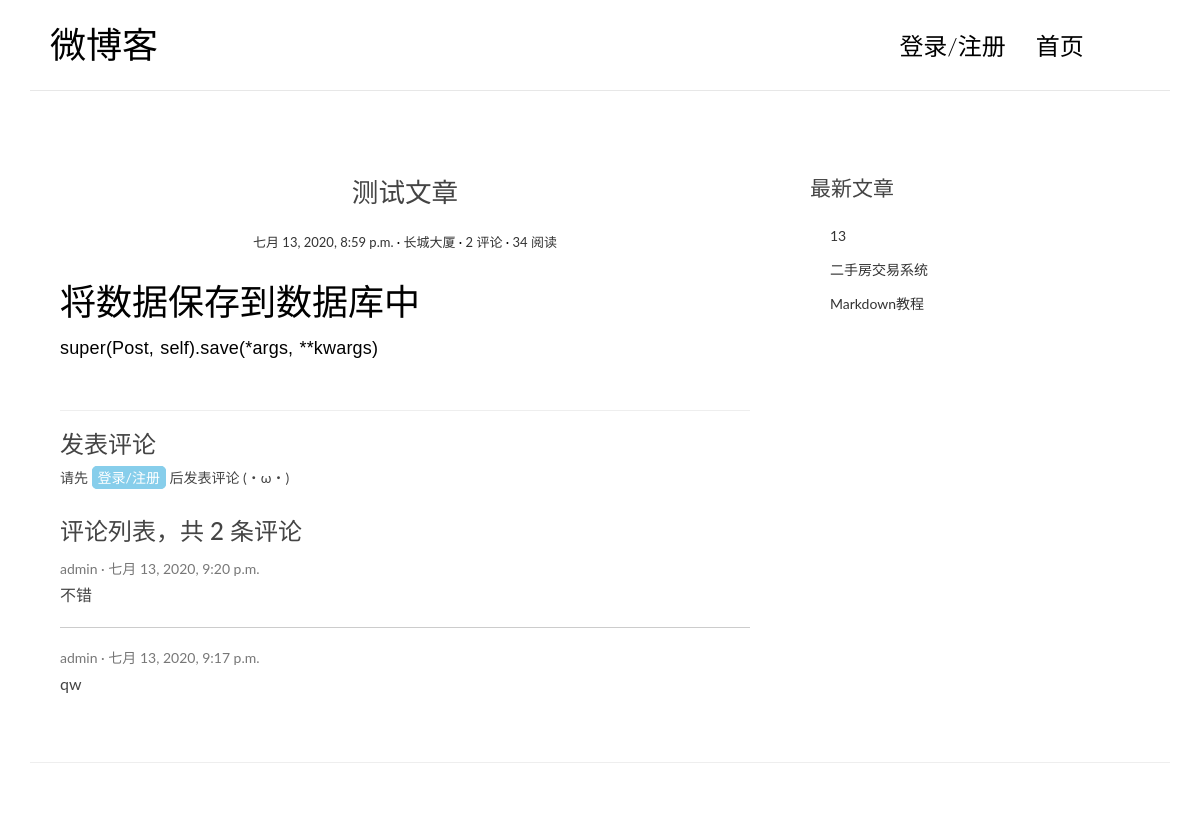
Before: /single/2/ with the older database file.
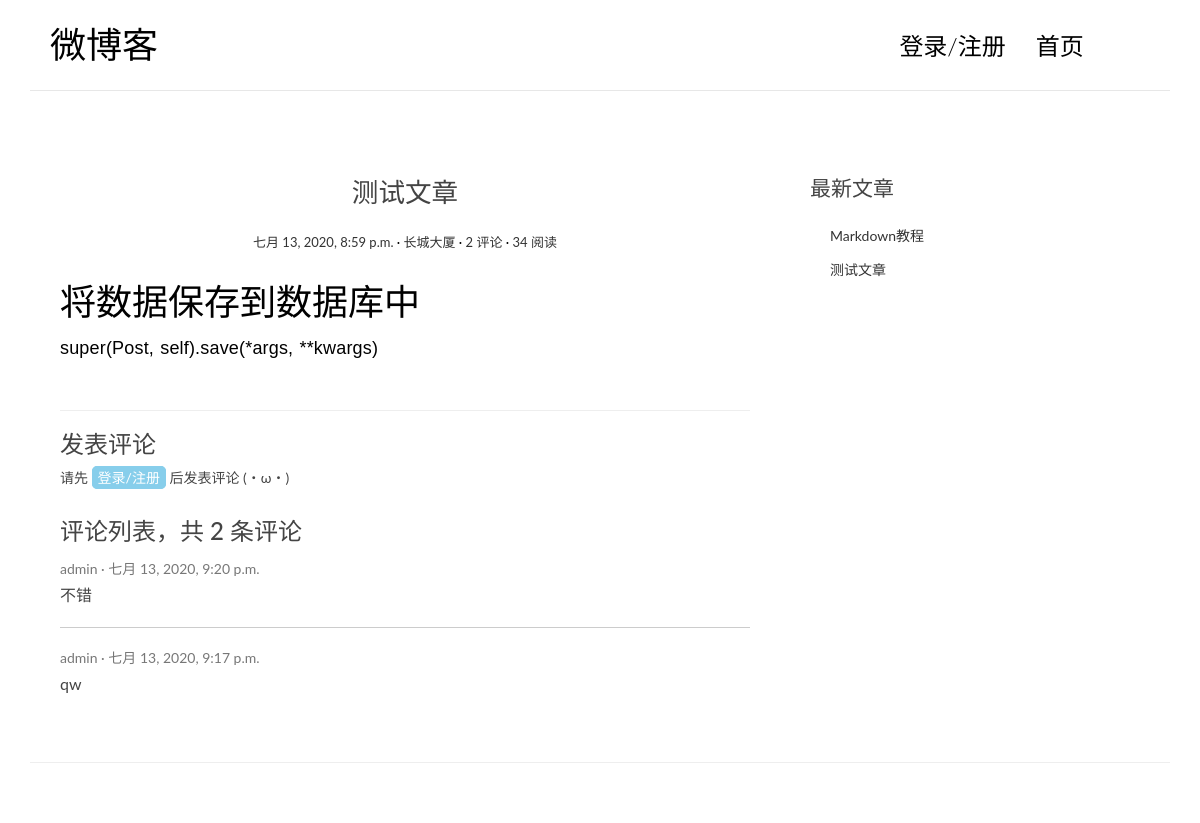
After: the same page with the newer database file.
### main_blog_app/models.py (models this page shows, shortened)
class Review(models.Model):
    text = models.TextField(verbose_name='评论内容')
    post = models.ForeignKey(Post, on_delete=models.CASCADE, verbose_name='评论文章')
    user = models.ForeignKey(User, on_delete=models.CASCADE, verbose_name='评论用户')
    created_time = models.DateTimeField(auto_now_add=True, verbose_name='评论时间')
    class Meta:
        verbose_name = '评论'
        verbose_name_plural = '评论'
        ordering = ['-created_time']

class User(models.Model):
    account = models.CharField(max_length=11, primary_key=True, verbose_name='用户账户（手机号）')
    username = models.CharField(max_length=20, verbose_name='用户名')
    password = models.CharField(max_length=20, verbose_name='账户密码')
    def __str__(self):
        return self.username
    class Meta:
        verbose_name = '用户'
        verbose_name_plural = '用户'

class Post(models.Model):
    title = models.CharField(max_length=70, verbose_name='文章标题')
    body = models.TextField(verbose_name='文章正文')
    created_time = models.DateTimeField(auto_now_add=True, verbose_name='创建时间')
    modified_time = models.DateTimeField(auto_now=True, verbose_name='修改时间')
    excerpt = models.CharField(max_length=200, blank=True, verbose_name='文章摘要')
    views = models.PositiveIntegerField(default=0, verbose_name='阅读量')
    author = models.ForeignKey(User, on_delete=models.CASCADE, verbose_name='文章作者')
    reviews = models.PositiveIntegerField(default=0, verbose_name='评论量')
    class Meta:
        verbose_name = '文章'
        verbose_name_plural = '文章'
        ordering = ['-created_time']
    def increase_views(self):
        self.views += 1
        self.save(update_fields=['views'])
    def save(self, *args, **kwargs):
        if not self.excerpt:
            md = markdown.Markdown(extensions=[
                'markdown.extensions.extra',
                'markdown.extensions.codehilite',
            ])
            self.excerpt = strip_tags(md.convert(self.body))[:50]
        super(Post, self).save(*args, **kwargs)

### main_blog_app/views.py (the view)
# urls.py: path('single/<str:id>/', RUDPost.as_view(), name='single'),
class RUDPost(generics.RetrieveUpdateDestroyAPIView):
    queryset = Post.objects.all()
    serializer_class = PostSerializers
    lookup_field = 'id'
    def get(self, request, *args, **kwargs):
        post_id = kwargs.get('id')
        post = Post.objects.get(id=post_id)
        post.increase_views()
        reviews = Review.objects.filter(post=post)
        post.body = markdown.markdown(post.body,
                                  extensions=[
                                     'markdown.extensions.extra',
                                     'markdown.extensions.codehilite',
                                     'markdown.extensions.toc',
                                  ])
        new_posts = Post.objects.all()[:3]
        return render(request, 'single.html', {'post': post, 'new_posts': new_posts, 'reviews': reviews, 'account': request.session.get('account', '')})

### templates/single.html (shortened to what the changed rows need)
<!DOCTYPE html>
{% load static %}
<html>
<head>
    <link rel="stylesheet" href="{% static 'css/bootstrap.min.css' %}">
    <link rel="stylesheet" href="http://code.ionicframework.com/ionicons/2.0.1/css/ionicons.min.css">
    <link rel="stylesheet" href="{% static 'css/pace.css' %}">
    <link rel="stylesheet" href="{% static 'css/custom.css' %}">
    <link rel="stylesheet" href="{% static 'css/ucenter.css' %}">
    <link rel="stylesheet" href="{% static 'css/highlights/github.css' %}">
</head>
<body id="single">
<div class="container">
    <header id="site-header">
        <div class="row">
            <div class="col-md-4 col-sm-5 col-xs-8">
                <div class="logo">
                    <h1><a href="index.html">微博客</a></h1>
                </div>
            </div>
        </div>
    </header>
</div>
<div class="content-body">
    <div class="container">
        <div class="row">
            <main class="col-md-8">
                <article class="post">
                    <header class="entry-header">
                        <h1 class="entry-title">{{post.title}}</h1>
                        <div class="entry-meta">
                            <span class="post-date"><a href="#"><time class="entry-date">{{post.created_time}}</time></a></span>
                            <span class="post-author"><a href="#">{{post.author}}</a></span>
                            <span class="comments-link"><a href="#">{{post.reviews}} 评论</a></span>
                            <span class="views-count"><a href="#">{{post.views}} 阅读</a></span>
                        </div>
                    </header>
                    <div class="entry-content clearfix">
                        {{post.body|safe}}
                    </div>
                </article>
                <section class="comment-area" id="comment-area">
                    <div class="comment-list-panel">
                        <h3>评论列表，共 <span>{{post.reviews}}</span> 条评论</h3>
                        <ul class="comment-list list-unstyled">
                            {% for review in reviews %}
                            <li class="comment-item">
                                <span class="nickname">{{review.user}}</span>
                                <time class="submit-date">{{review.created_time}}</time>
                                <div class="text">{{review.text}}</div>
                            </li>
                            {% endfor %}
                        </ul>
                    </div>
                </section>
            </main>
            <aside class="col-md-4">
                <div class="widget widget-recent-posts">
                    <ul>
                        {% for post in new_posts %}
                        <li>
                            <a href="{% url 'blog:single' post.id %}">{{ post.title }}</a>
                        </li>
                        {% endfor %}
                    </ul>
                </div>
            </aside>
        </div>
    </div>
</div>
</body>
</html>

Changed rows visible on the page:
removed Post: title "13"
removed Post: title "二手房交易系统"
now on one of the page's lists (row unchanged): Post: title "测试文章"
